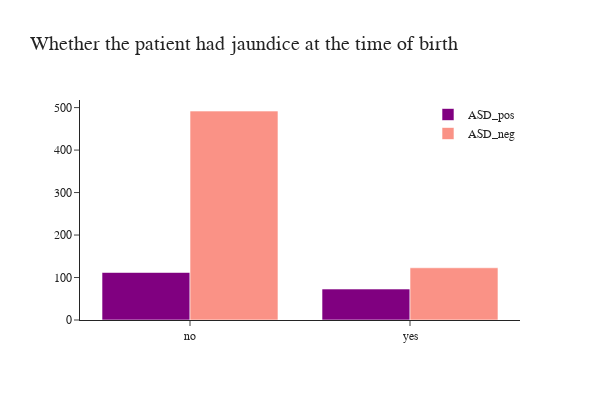

Notebook source saved alongside this figure:
### Markdown cell above
### Jaundice

### Code cell
fig = go.Figure()
fig.add_trace(go.Histogram(x=ASD_pos['jaundice'],histnorm='',
              name='ASD_pos', marker_color = 'purple'),
              )
fig.add_trace(go.Histogram(x=ASD_neg['jaundice'],histnorm='',
              name='ASD_neg', marker_color = 'salmon', opacity=0.85),
             )  

fig.update_layout(title="Whether the patient had jaundice at the time of birth", 
                  font_family="San Serif",
                  titlefont={'size': 20},
                  template='simple_white',
                  width=600, 
                  height=400,
                  legend=dict(
                  orientation="v", y=1, yanchor="top", x=1.0, xanchor="right" )                 
                 ).update_xaxes(categoryorder='total descending') 

fig.show()

### Figure 1 — Plotly figure (JSON) as saved in the notebook; plotly's stock layout.template omitted (floating-point values rounded to 4 significant figures; data arrays with more than 128 entries replaced by an {"elided": "..."} marker saying what was removed)
{"data": [{"histnorm": "", "marker": {"color": "purple"}, "name": "ASD_pos", "type": "histogram", "x": {"elided": "185 str values"}}, {"histnorm": "", "marker": {"color": "salmon"}, "name": "ASD_neg", "opacity": 0.85, "type": "histogram", "x": {"elided": "615 str values"}}], "layout": {"font": {"family": "San Serif"}, "height": 400, "legend": {"orientation": "v", "x": 1, "xanchor": "right", "y": 1, "yanchor": "top"}, "title": {"font": {"size": 20}, "text": "Whether the patient had jaundice at the time of birth"}, "width": 600, "xaxis": {"categoryorder": "total descending"}}}
